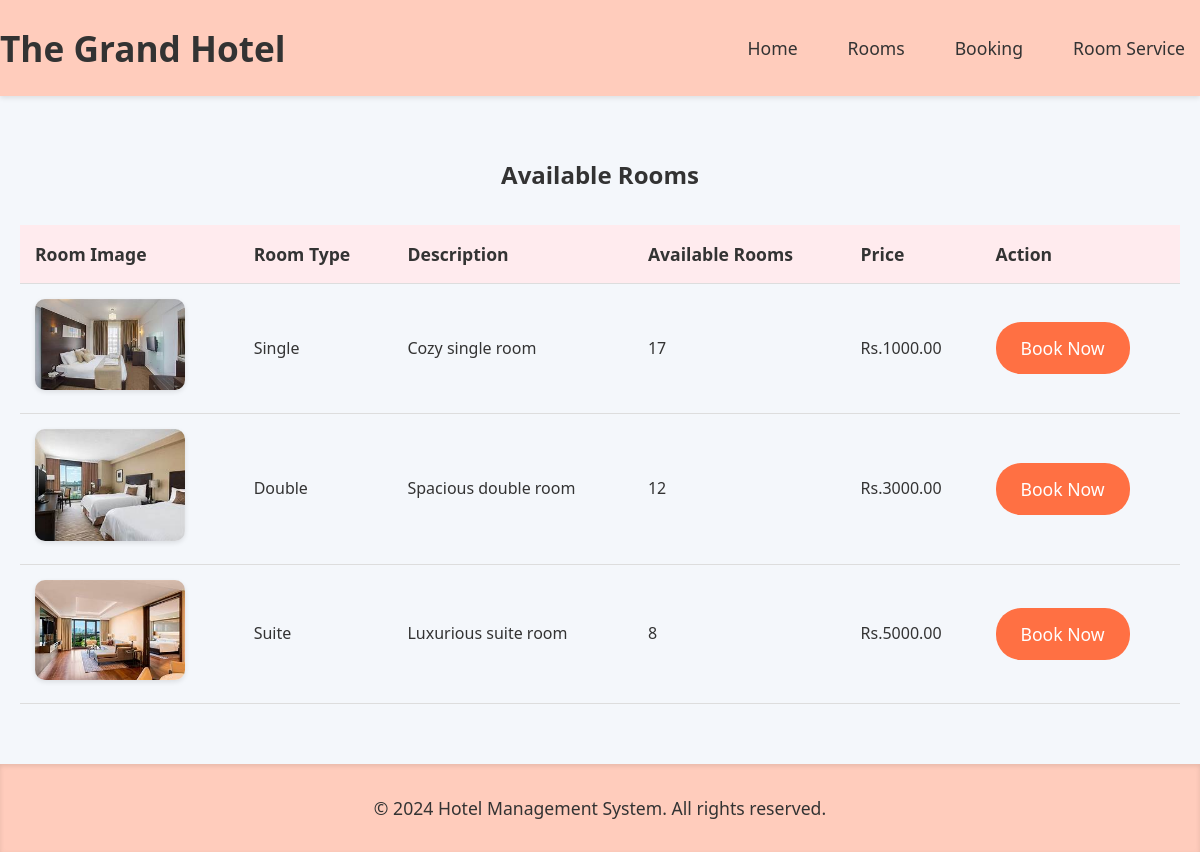
Page /rooms/ on the earlier database version.
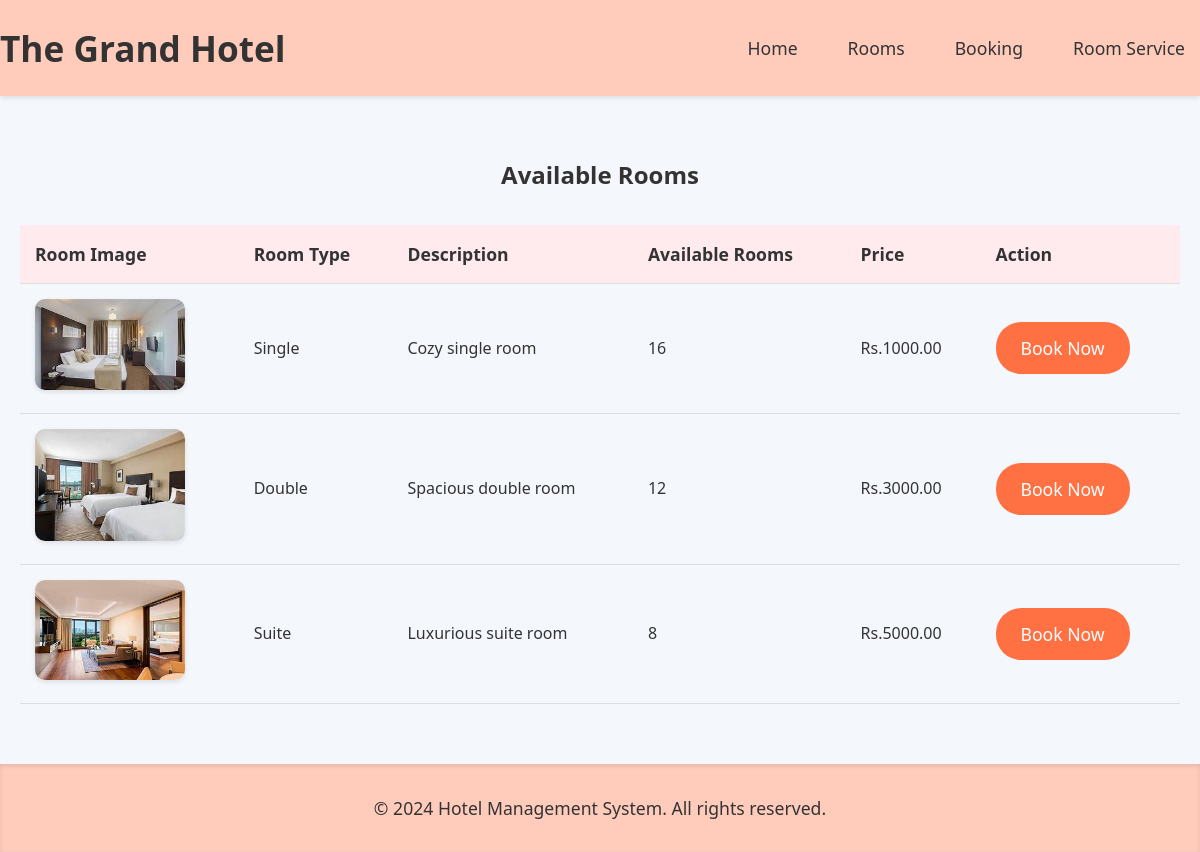
Same page on the later database version.
### hotel/models.py (models this page shows, shortened)
class Room(models.Model):
    room_type = models.CharField(max_length=50)
    available_rooms = models.IntegerField()
    price = models.DecimalField(max_digits=10, decimal_places=2, default=100.00)  # Default price is $100.00
    description = models.TextField(default="No description available.")  # Default description text

### hotel/views.py (the view)
# urls.py: path('rooms/', views.rooms, name='rooms'),
def rooms(request):
    rooms = Room.objects.all()  # Fetch all rooms from the database
    return render(request, 'rooms.html', {'rooms': rooms})  # Pass rooms to the template

### templates/hotel/rooms.html
{% extends 'base.html' %}
{% load static %}
{% block content %}
<h2>Available Rooms</h2>
<table class="room-table">
    <tr>
        <th>Room Image</th>
        <th>Room Type</th>
        <th>Description</th>
        <th>Available Rooms</th>
        <th>Price</th>
        <th>Action</th>
    </tr>
    {% for room in rooms %}
    <tr>
        <td>
            <img src="{% static 'images/' %}{{ room.room_type }}_room.jpg" alt="{{ room.room_type|title }} Room" width="150">
        </td>
        <td>{{ room.room_type|title }}</td>
        <td>
            <p>{{ room.description }}</p>
        </td>
        <td>{{ room.available_rooms }}</td>
        <td>Rs.{{ room.price }}</td>
        <td>
            <a href="{% url 'bookings' %}?room_type={{ room.room_type }}" class="book-now-btn">Book Now</a>
        </td>
    </tr>
    {% endfor %}
</table>
{% endblock %}

Differences in the rows shown:
changed Room "Single": available_rooms "17" → "16"
